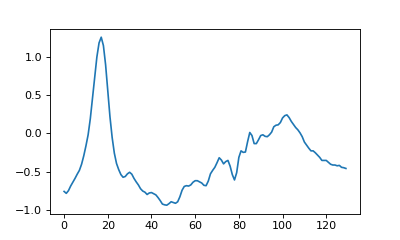

The Python source for this figure:
#use only 1 reference
s.clear_reference()
s.add_reference( ecg[927:1057] )

refs = s.r
refs = np.asarray( [ x[y] for x in refs for y in x ] )

plt.figure(figsize=(5,3))  # doctest: +SKIP
plt.plot(refs.T)  # doctest: +SKIP
plt.show()  # doctest: +SKIP
